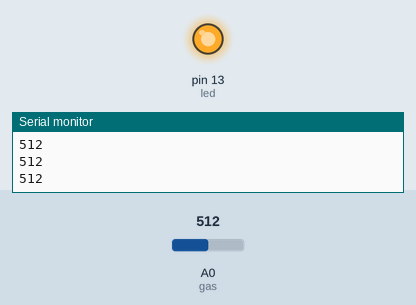
A sketch run on a simulated Arduino Uno, built with avr-gcc and run on an emulated ATmega328P. Shown: output pins drawn as LEDs (lit = HIGH), the last lines printed to the serial monitor. Inputs (shaded band) come from the test bench; at power-on: A0 (gas) = 512.

Above: at 1.2 s.
1.3 s: A0 (gas) set to 192
2.8 s: A0 (gas) set to 163
At 3.1 s:
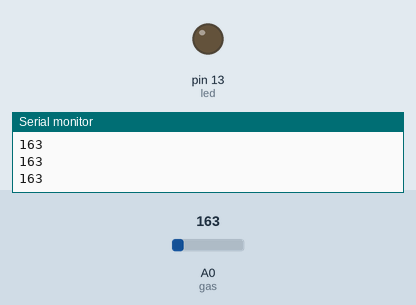
4.3 s: A0 (gas) set to 190
At 5.4 s:
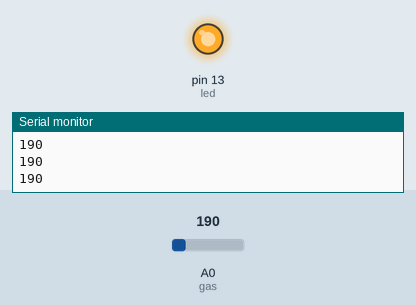
5.8 s: A0 (gas) set to 170
At 6.6 s:
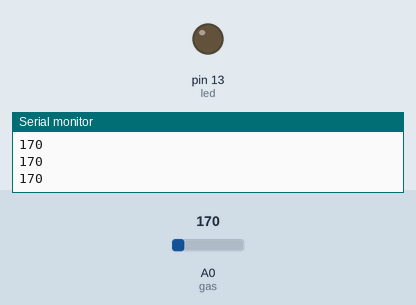
Timing chart, 0 to 8.3 s (numbered marks = the images above; inputs shaded):
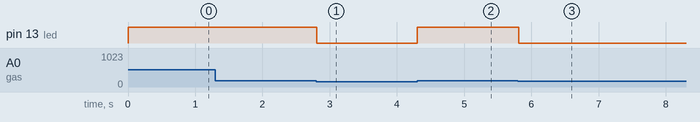

The sketch:

jun25_gas_led.ino
```cpp
int gas = A0;
int led = 13;
void setup ()
{
  pinMode(gas,INPUT);
  pinMode(led, OUTPUT);
  Serial.begin(9600);
 }
void loop ()
{
  gas = analogRead(A0);
  Serial.println(gas);
  if (gas > 180)
  {
    digitalWrite(led,1);
  }
  else
  {
    digitalWrite(led,0);
  }
}
      
```

Measured:
- the behaviour switches between 181 and 180 on A0 (gas) (found by bisection; images 0 and 1)
- after the input at 2.8 s, pin 13 (led): HIGH → LOW at once
- after the input at 4.3 s, pin 13 (led): LOW → HIGH at once
- after the input at 5.8 s, pin 13 (led): HIGH → LOW at once
